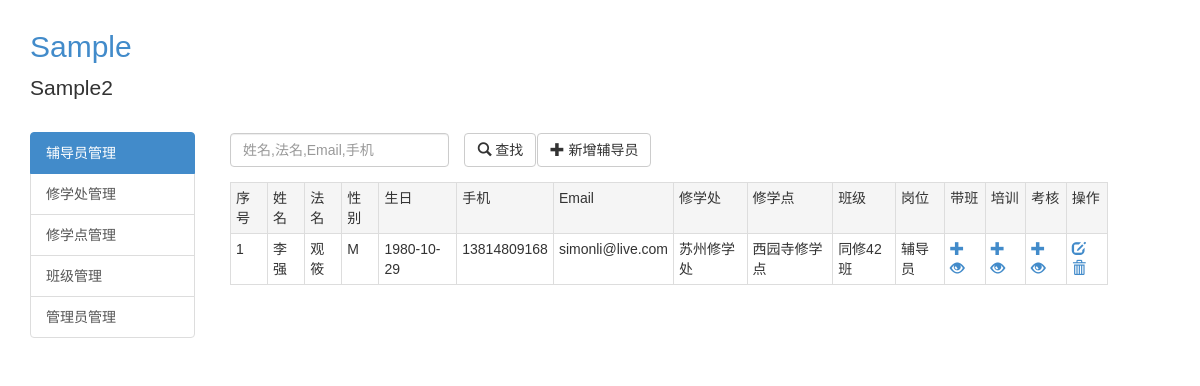
The page /counselor/list (signed in) on the database its author committed.
### putidms/models/counselor.py (models this page shows, shortened)
class Counselor(db.Model):
    __tablename__ = 'counselors'
    id = db.Column(db.Integer, primary_key=True, autoincrement=True)
    username = db.Column(db.String(100), nullable=False, index=True)
    religiousname = db.Column(db.String(100))
    gender = db.Column(db.String(50))
    birthday = db.Column(db.Date)
    mobile = db.Column(db.String(50))
    email = db.Column(db.String(100))
    class_id = db.Column(db.Integer, db.ForeignKey('classes.id'))
    duty_id = db.Column(db.Integer, db.ForeignKey('duties.id'))  # 岗位
    is_delete = db.Column(db.Integer, default=0)
    create_user = db.Column(db.Integer)
    create_time = db.Column(db.DateTime, default=datetime.utcnow)
    update_user = db.Column(db.Integer)
    update_time = db.Column(db.DateTime, default=datetime.utcnow)
    lead_class_records = db.relationship('LeadClassRecord', backref='counselor', lazy='dynamic')
    training_records = db.relationship('TrainingRecord', backref='counselor', lazy='dynamic')
    evaluation_records = db.relationship('EvaluationRecord', backref='counselor', lazy='dynamic')

### putidms/models/org.py (models this page shows, shortened)
class Division(db.Model):
    __tablename__ = 'divisions'
    id = db.Column(db.Integer, primary_key=True, autoincrement=True)
    name = db.Column(db.String(255), index=True, unique=True, nullable=False)
    desc = db.Column(db.Text)
    update_user = db.Column(db.Integer)
    create_time = db.Column(db.DateTime, default=datetime.utcnow)
    update_time = db.Column(db.DateTime, default=datetime.utcnow)
    departments = db.relationship('Department', backref='division', lazy='dynamic')

class Department(db.Model):
    __tablename__ = 'departments'
    id = db.Column(db.Integer, primary_key=True, autoincrement=True)
    name = db.Column(db.String(255), index=True, unique=True, nullable=False)
    desc = db.Column(db.Text)
    update_user = db.Column(db.Integer)
    create_time = db.Column(db.DateTime, default=datetime.utcnow)
    update_time = db.Column(db.DateTime, default=datetime.utcnow)
    division_id = db.Column(db.Integer, db.ForeignKey('divisions.id'))
    classes = db.relationship('Class', backref='department', lazy='dynamic')

class Class(db.Model):
    __tablename__ = 'classes'
    id = db.Column(db.Integer, primary_key=True, autoincrement=True)
    name = db.Column(db.String(255), index=True, unique=True, nullable=False)
    number = db.Column(db.String(255), unique=True, nullable=False, index=True)  # 班级编号
    desc = db.Column(db.Text)
    update_user = db.Column(db.Integer)
    create_time = db.Column(db.DateTime, default=datetime.utcnow)
    update_time = db.Column(db.DateTime, default=datetime.utcnow)
    department_id = db.Column(db.Integer, db.ForeignKey('departments.id'))
    counselors = db.relationship('Counselor', backref='class_', lazy='dynamic')
    lead_class_records = db.relationship('LeadClassRecord', backref='class_', lazy='dynamic')

class Duty(db.Model):
    __tablename__ = 'duties'
    id = db.Column(db.Integer, primary_key=True, autoincrement=True)
    name = db.Column(db.String(255), index=True, unique=True, nullable=False)
    desc = db.Column(db.Text)
    update_user = db.Column(db.Integer)
    create_time = db.Column(db.DateTime, default=datetime.utcnow)
    update_time = db.Column(db.DateTime, default=datetime.utcnow)
    counselors = db.relationship('Counselor', backref='duty', lazy='dynamic')
    lead_class_records = db.relationship('LeadClassRecord', backref='duty', lazy='dynamic')

### putidms/main/views.py (the view)
@mod.route('/counselor/list')
@login_required
def counselor_list():
    counselors = Counselor.query.filter_by(is_delete=0).order_by(Counselor.update_time.desc()).all()
    return render_template('main/counselor_list.html', counselors=counselors)

### putidms/models/user.py (called while the page is built)
@login_manager.user_loader
def load_user(user_id):
    return User.query.get(int(user_id))

### putidms/templates/main/counselor_list.html (shortened to what this page needs)
{% extends 'base.html' %}
{% block content %}
    <div class="row">
        <div class="col-md-12">
            <div class="row">
                <form action="{{ url_for('main.counselor_search') }}" method="post" role="form" class="form-horizontal">
                    <div class="col-md-3">
                        <div class="form-group">
                            <input class="form-control" type="text" id="keyword" name="keyword"
                                   value="{{ keyword }}"
                                   placeholder="姓名,法名,Email,手机">
                        </div>
                    </div>
                    <div class="col-md-1">
                        <button type="submit" class="btn btn-default">
                            <span class="glyphicon glyphicon-search"></span> 查找
                        </button>
                    </div>
                </form>
                <div class="col-md-2">
                    <a class="btn btn-default" href="{{ url_for('main.counselor_add') }}" role="button">
                        <span class="glyphicon glyphicon-plus"></span> 新增辅导员
                    </a>
                </div>
            </div>
            {% if counselors %}
                <div class="row">
                    <table class="table table-bordered table-hover table-condensed">
                        <tr class="active">
                            <td>序号</td>
                            <td>姓名</td>
                            <td>法名</td>
                            <td>性别</td>
                            <td>生日</td>
                            <td>手机</td>
                            <td>Email</td>
                            <td>修学处</td>
                            <td>修学点</td>
                            <td>班级</td>
                            <td>岗位</td>
                            <td>带班</td>
                            <td>培训</td>
                            <td>考核</td>
                            <td>操作</td>
                        </tr>
                        {% for c in counselors %}
                            <tr>
                                <td>{{ loop.index }}</td>
                                <td>{{ c.username }}</td>
                                <td>{{ c.religiousname }}</td>
                                <td>{{ c.gender }}</td>
                                <td>{{ c.birthday }}</td>
                                <td>{{ c.mobile }}</td>
                                <td>{{ c.email }}</td>
                                <td>{{ c.class_.department.division.name }}</td>
                                <td>{{ c.class_.department.name }}</td>
                                <td>{{ c.class_.name }}</td>
                                <td>{{ c.duty.name }}</td>
                                <td>
                                    <a href="{{ url_for('main.leadclass_add',cid=c.id) }}" title="添加带班记录">
                                        <span class="glyphicon glyphicon-plus"></span>
                                    </a>
                                    <a href="{{ url_for('main.leadclass_list',cid=c.id) }}" title="查看带班记录">
                                        <span class="glyphicon glyphicon-eye-open"></span>
                                    </a>
                                </td>
                                <td>
                                    <a href="{{ url_for('main.training_add',cid=c.id) }}" title="添加培训记录">
                                        <span class="glyphicon glyphicon-plus"></span>
                                    </a>
                                    <a href="{{ url_for('main.training_list',cid=c.id) }}" title="查看培训记录">
                                        <span class="glyphicon glyphicon-eye-open"></span>
                                    </a>
                                </td>
                                <td>
                                    <a href="{{ url_for('main.evaluation_add',cid=c.id) }}" title="添加考核记录">
                                        <span class="glyphicon glyphicon-plus"></span>
                                    </a>
                                    <a href="{{ url_for('main.evaluation_list',cid=c.id) }}" title="查看考核记录">
                                        <span class="glyphicon glyphicon-eye-open"></span>
                                    </a>
                                </td>
                                <td>
                                    <a href="{{ url_for('main.counselor_edit',id=c.id) }}" title="编辑">
                                        <span class="glyphicon glyphicon-edit"></span>
                                    </a>
                                    <a href="javascript:void(0);" title="删除辅导员"
                                       onclick="confirm_delete('{{ url_for("main.counselor_delete",id=c.id) }}');">
                                        <span class="glyphicon glyphicon-trash"></span>
                                    </a>
                                </td>
                            </tr>
                        {% endfor %}
                    </table>
                </div>
            {% else %}
                <div class="row">
                    <div class="col-md-12">
                        没有找到相关资料！
                    </div>
                </div>
            {% endif %}
        </div>
    </div>
{% endblock %}

### putidms/templates/base.html (shortened to what this page needs)
<!DOCTYPE html>
<html lang="en">
<head>
    {% block css %}
        <link href="{{ url_for('static', filename='bootstrap/css/bootstrap.min.css') }}" rel="stylesheet"
              type="text/css"/>
        <link href="{{ url_for('static', filename='css/common.css') }}" rel="stylesheet" type="text/css"/>
        <link href="{{ url_for('static', filename='css/jquery-confirm.min.css') }}" rel="stylesheet" type="text/css"/>
    {% endblock %}
</head>
<body>
<header>
    <div class='header-top'>
        <div class="container">
            <h2 class="putidms-title"><a href="{{ url_for('main.index') }}">Sample</a></h2>
            <p class="lead signature">Sample2</p>
        </div>
    </div>
</header>
<div class="container">
    <div class="row" id="content2">
        <div class="col-md-2">
            {% block sidebar %}
                <div class="list-group">
                    <a href="{{ url_for('main.counselor_list') }}" class="list-group-item active">辅导员管理</a>
                    <a href="{{ url_for('admin.division_list') }}" class="list-group-item">修学处管理</a>
                    <a href="{{ url_for('admin.department_list') }}" class="list-group-item">修学点管理</a>
                    <a href="{{ url_for('admin.class_list') }}" class="list-group-item">班级管理</a>
                    <a href="{{ url_for('auth.user_list') }}" class="list-group-item">管理员管理</a>
                </div>
            {% endblock %}
        </div>
        <div class="col-md-9" style="margin-left: 20px;">
            <div class="row">
                <div class="col-md-12">
                </div>
            </div>
            <div class="row">
                <div class="col-md-12">
                    {% block content %}{% endblock %}
                </div>
            </div>
        </div>
    </div>
</div>
</body>
</html>

### putidms/static/css/common.css (style rules this page uses)
.container { margin-top: 10px; }
.putidms-title a { text-decoration: none; }

### rows shown on the page
Counselor: username "李强", religiousname "观筱", gender "M", birthday "1980-10-29", mobile "13814809168", email "simonli@live.com", class_.department.division.name "苏州修学处", class_.department.name "西园寺修学点", class_.name "同修42班", duty.name "辅导员"
